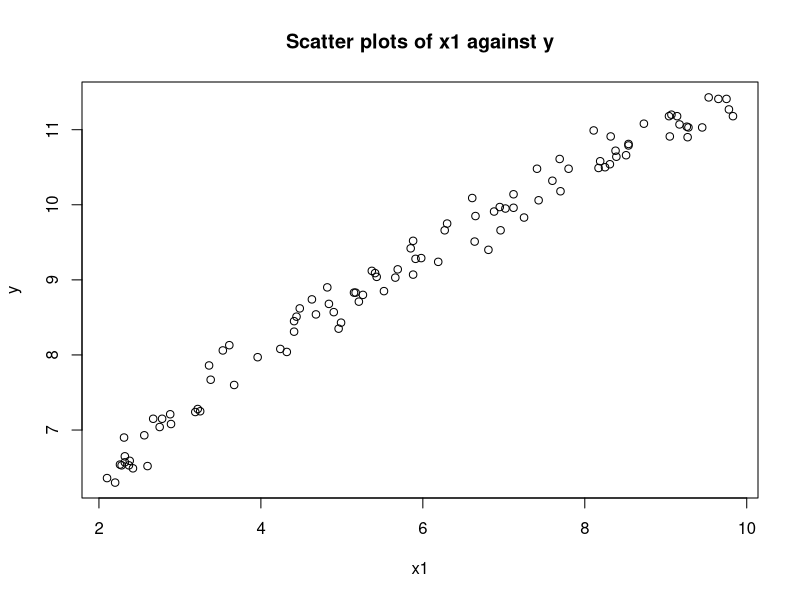
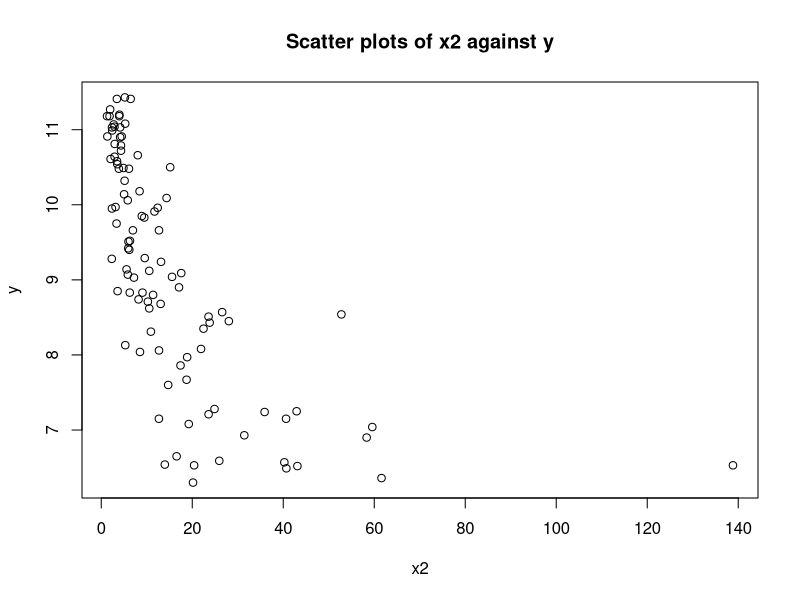
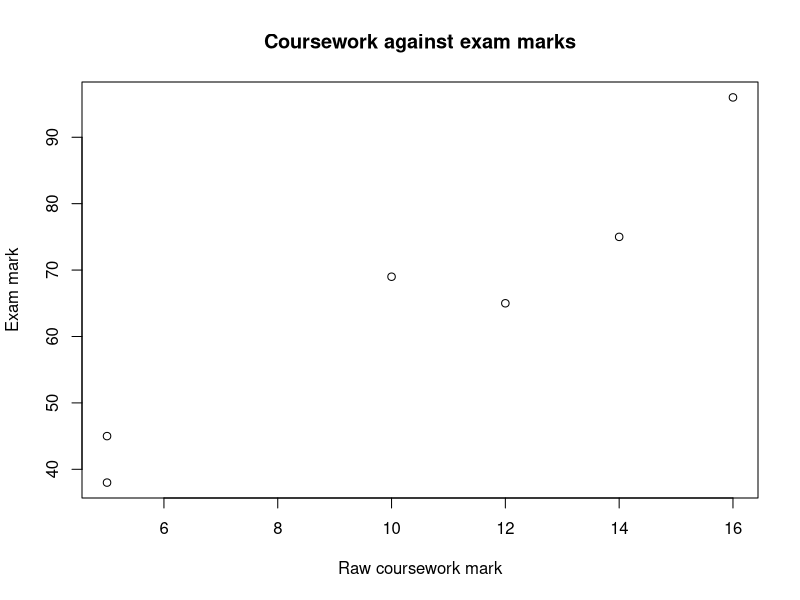
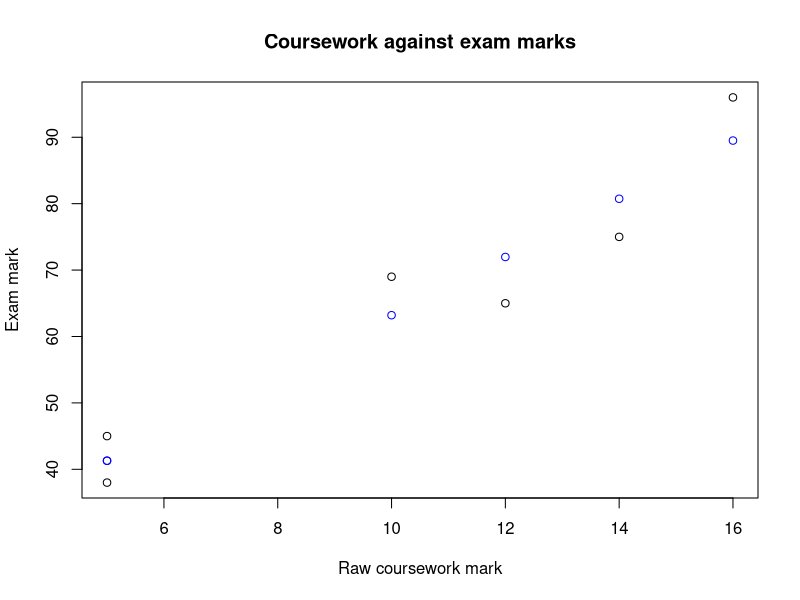
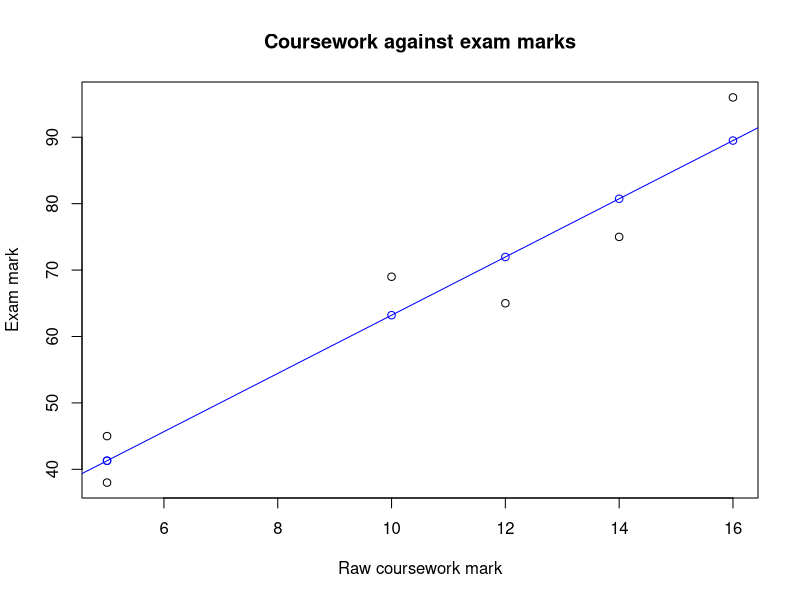

Write R code to recreate these figures, in order.
## ---- chunk 1
###| Loading in file
data <- read.csv("../Data/data.csv")

###| Plot
plot(data$x1, data$y, xlab = "x1", ylab = "y", 
     main = "Scatter plots of x1 against y")
plot(data$x2, data$y, xlab = "x2", ylab = "y", 
     main = "Scatter plots of x2 against y")
## ---- chunk 2
###| Fitting the model
m1 <- lm(y ~ x1 + x2, data = data)
m1
## ---- chunk 3
###| Fitting the second model
m2 <- lm(y ~ x1 + I(x2^2), data = data) # NOTE THAT WE NEED TO USE I()!
m2
## ---- chunk 4
###| Loading in file
coursework.df <- read.csv("../Data/coursework.csv")

###| Variable assigning
coursework <- coursework.df$cw
exam <- coursework.df$exam

###| Scatter plot
plot(coursework,exam, xlab = "Raw coursework mark",
     ylab = "Exam mark", main = "Coursework against exam marks")
## ---- chunk 5
###| Raw coursework model
m1 <- lm(exam ~ cw, data = coursework.df)
m1
## ---- chunk 6
###| Fitted values
fitted <- fitted(m1)

###| Adding fitted values as points
plot(coursework,exam, xlab = "Raw coursework mark",
     ylab = "Exam mark", main = "Coursework against exam marks")
points(coursework,fitted, col = "blue")

###| Adding a line through the fitted points
plot(coursework,exam, xlab = "Raw coursework mark",
     ylab = "Exam mark", main = "Coursework against exam marks")
points(coursework,fitted, col = "blue")
abline(a = m1$coefficients[1], b = m1$coefficients[2], col = "blue")
## ---- chunk 7
###| Coursework as a percentage
coursework.df$coursework_perc <- coursework/20

m2 <- lm(exam ~ coursework_perc, data = coursework.df)
m2

fitted_perc <- fitted(m2)
fitted_perc
